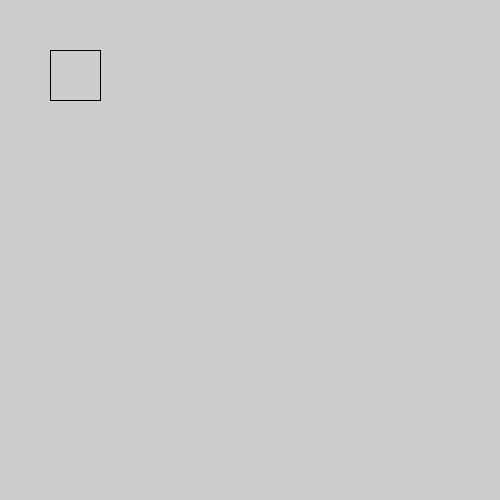
Frame 1 (no input)
Frame 60 (the mouse pressed at the canvas centre just before this capture): identical to frame 1, image omitted
Frame 120 (the mouse held since frame 60 and released just before this capture): identical to frame 1, image omitted

The Processing sketch that drew this single still picture (run headless with seeded random() and noise(); from frame 60 on, the mouse is pressed at the canvas centre):

// Processing sketch: H09Opd04
// ── H09Opd04.pde
/* int x = 50;
int y = 50;
int z = 50;
int a = 100;

void setup(){
  size(500,500);
}

void draw(){
  background(255,255,255);
  line(x,y,z,a);
  line(x,y,a,z);
  line(a,y,a,a);
  line(x,a,a,a);
} */


/* void setup(){
  size(500,500);
  Methode1();
}

void draw(){
  
}

void Methode1(){
  line(50,50,50,100);
  line(50,50,100,50);
  line(100,50,100,100);
  line(50,100,100,100);
} */


void setup(){
  size(500,500);
  Methode1(50,50,50,100);
}

void draw(){
}

void Methode1(int x, int y, int z, int a){
  line(x,y,z,a);
  line(x,y,a,z);
  line(a,x,a,a);
  line(x,a,a,a);
}
